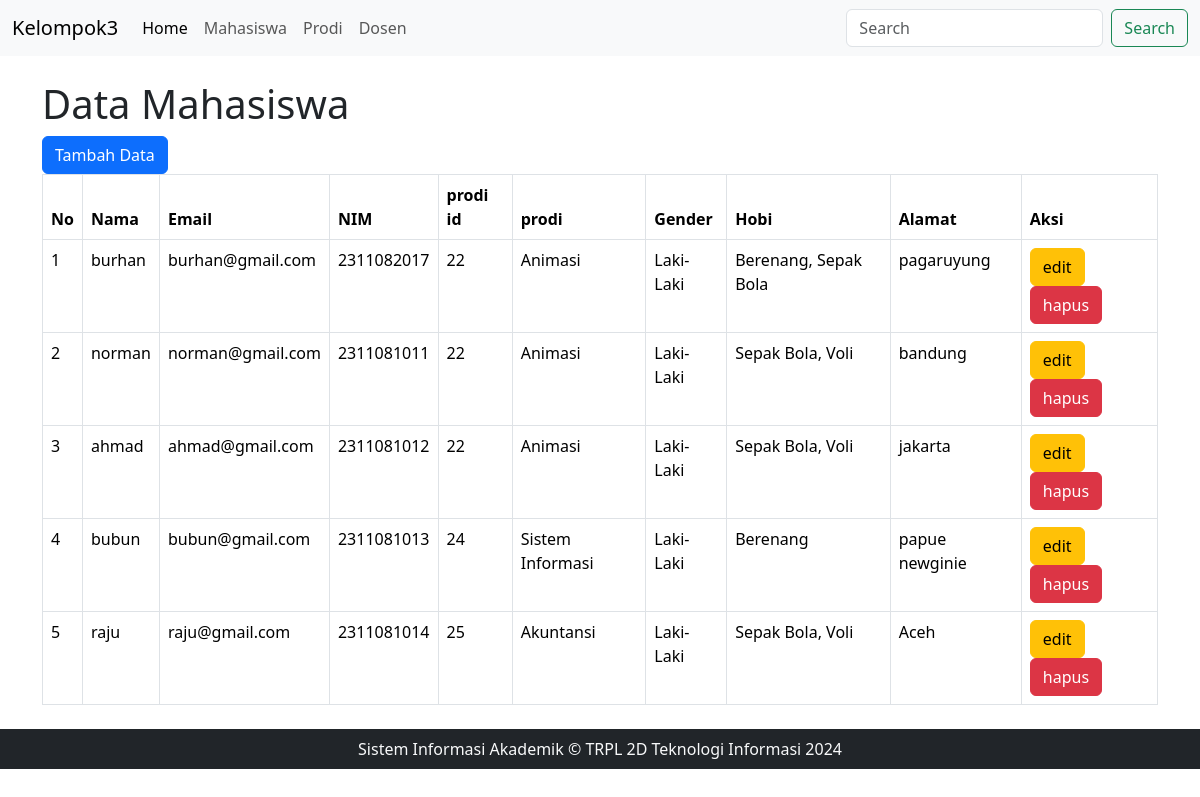
The app's page /index.php?page=mahasiswa with its own data.
### tables this page shows
CREATE TABLE `mahasiswa` (
  `id` int(11) NOT NULL,
  `nama` varchar(32) NOT NULL,
  `email` varchar(50) NOT NULL,
  `nim` varchar(15) NOT NULL,
  `prodi_id` int(11) DEFAULT NULL,
  `gender` enum('L','P') NOT NULL,
  `hobi` varchar(100) DEFAULT NULL,
  `alamat` text DEFAULT NULL
);

CREATE TABLE `prodi` (
  `id_p` int(11) NOT NULL,
  `nama_prodi` varchar(50) NOT NULL,
  `jenjang` enum('D2','D3','D4','S1','S2') NOT NULL,
  `keterangan` varchar(64) NOT NULL
);

### src/mahasiswa.php (the view, shortened to what this page needs)
<?php
    require 'koneksi.php';
    $action = isset($_GET['action']) ? $_GET['action'] : 'read';
    switch ($action) {
        case 'read';
?>
<h1>Data Mahasiswa</h1>
<a href="index.php?page=mahasiswa&action=create" class="btn btn-primary">Tambah Data</a>
<table class="table table-bordered" id= "mahasiswa">
    <thead>
        <tr>
            <th scope="col">No</th>
            <th scope="col">Nama</th>
            <th scope="col">Email</th>
            <th scope="col">NIM</th>
            <th scope="col">prodi id</th>
            <th scope="col">prodi</th>
            <th scope="col">Gender</th>
            <th scope="col">Hobi</th>
            <th scope="col">Alamat</th>
            <th scope="col">Aksi</th>
        </tr>
    </thead>
    <tbody>
        <?php
            $queryMhs = mysqli_query($db,"SELECT * FROM mahasiswa m JOIN prodi p ON m.prodi_id = p.id_p ");
            $no = 1;
            while($data = mysqli_fetch_array($queryMhs)){
        ?>
        <tr>
            <td scope="row"><?= $no++ ?></td>
            <td><?= $data['nama']  ?></td>
            <td><?= $data['email'] ?></td>
            <td><?= $data['nim'] ?></td>
            <td><?= $data['prodi_id'] ?></td>
            <td><?= $data['nama_prodi'] ?></td>
            <td><?= $data['gender'] == 'L' ? 'Laki-Laki' : 'Perempuan' ?></td>
            <td><?= $data['hobi'] ?></td>
            <td><?= $data['alamat'] ?></td>
            <td>
                <a href="index.php?page=mahasiswa&action=update&id=<?= $data['id']?>" class="btn btn-warning">edit</a>
                <a href="proses_mahasiswa.php?proses=hapus&id=<?= $data['id']?>" onclick="return confirm('Apakah Anda yakin menghapus data ini?')" class="btn btn-danger">hapus</a>
            </td>
        </tr>
            <?php } ?>
    </tbody>
</table>
<?php
break;
    ?>
<?php
}
?>

### records on screen
mahasiswa: nama "burhan", email "burhan@gmail.com", nim "2311082017", prodi "22", prodi.nama_prodi "Animasi", gender "Laki-Laki", hobi "Berenang, Sepak Bola", alamat "pagaruyung"
mahasiswa: nama "norman", email "norman@gmail.com", nim "2311081011", prodi "22", prodi.nama_prodi "Animasi", gender "Laki-Laki", hobi "Sepak Bola, Voli", alamat "bandung"
mahasiswa: nama "ahmad", email "ahmad@gmail.com", nim "2311081012", prodi "22", prodi.nama_prodi "Animasi", gender "Laki-Laki", hobi "Sepak Bola, Voli", alamat "jakarta"
mahasiswa: nama "bubun", email "bubun@gmail.com", nim "2311081013", prodi "24", prodi.nama_prodi "Sistem Informasi", gender "Laki-Laki", hobi "Berenang", alamat "papue newginie"
mahasiswa: nama "raju", email "raju@gmail.com", nim "2311081014", prodi "25", prodi.nama_prodi "Akuntansi", gender "Laki-Laki", hobi "Sepak Bola, Voli", alamat "Aceh"
